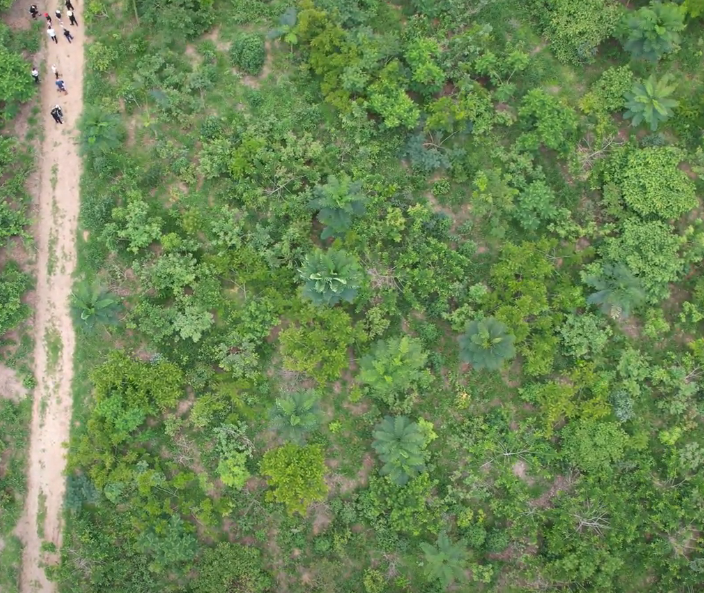
#> input picture src/modelos/prototipos_jupyter/Rst/abundance_total.png, 704 x 593 px
$ jupyter execute segmentacao_verde.ipynb
#> lines starting #> are read from the running program, lines starting #| are printed output that depends on the picture; after the words box and inside, x2 and y2 are one past the last pixel; in counts of white or black regions, pixels touching at a corner belong together
[cell 1]
import cv2
import numpy as np

# Load the image
image = cv2.imread('Rst/abundance_total.png')
#> image is the input picture: shape (593, 704, 3); mean B, G, R 84.1, 134.7, 107.8

# Convert the image to HSV (Hue, Saturation, Value) color space
hsv_image = cv2.cvtColor(image, cv2.COLOR_BGR2HSV)
#> hsv_image: shape (593, 704, 3); mean H, S, V 45, 100.8, 136.1

# Define the color threshold for detecting the ground
# You may need to adjust these values based on your specific image
lower_thresh = np.array([30, 40, 40])
upper_thresh = np.array([90, 255, 255])

# Create a mask using the threshold values
mask = cv2.inRange(hsv_image, lower_thresh, upper_thresh)
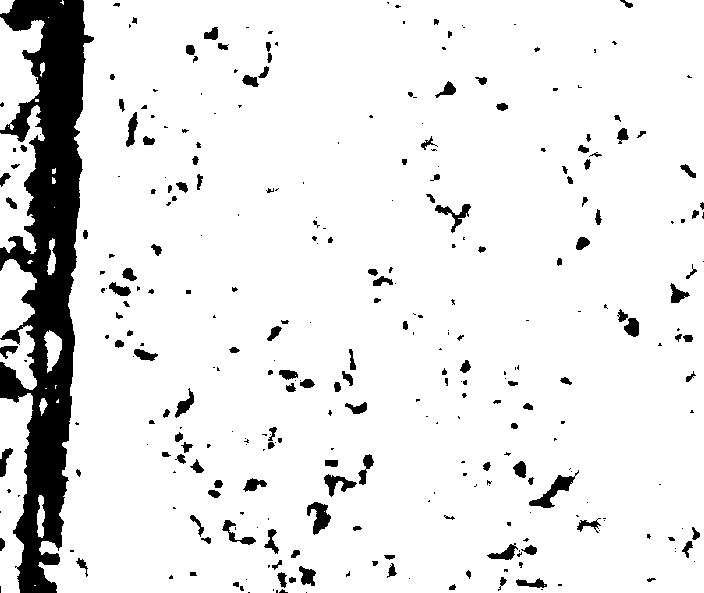
#> mask: shape (593, 704); 90.6% white; 319 black regions (167 under 20 px)

# Find contours in the mask
contours, _ = cv2.findContours(mask, cv2.RETR_EXTERNAL, cv2.CHAIN_APPROX_SIMPLE)
#> contours = 24 contours, 12 with area under 20; largest, box (x1, y1, x2, y2) and area: (38, 0, 704, 593) 373102, (0, 393, 33, 593) 4230, (0, 105, 45, 254) 3470, (0, 17, 45, 130) 3002, (0, 259, 37, 338) 1828

# Draw the contours on the original image (you can change the color and thickness)
cv2.drawContours(image, contours, -1, (0, 0, 255), 3)
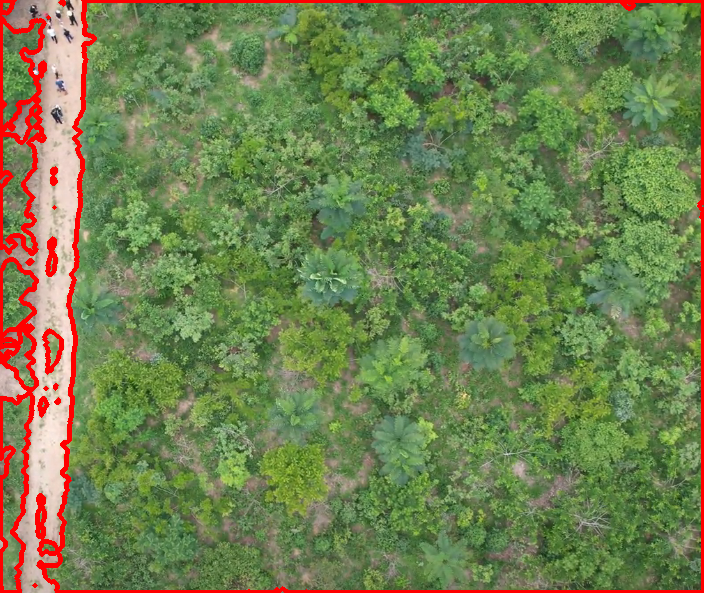
#> image: shape (593, 704, 3); 4.43% of pixels changed, all inside (x1, y1, x2, y2) = (0, 0, 704, 593)

# Save or display the resulting image
cv2.imshow('Stained Image', image)
cv2.imwrite('stained_forest_image.jpg', image)
cv2.waitKey(0)
cv2.destroyAllWindows()
